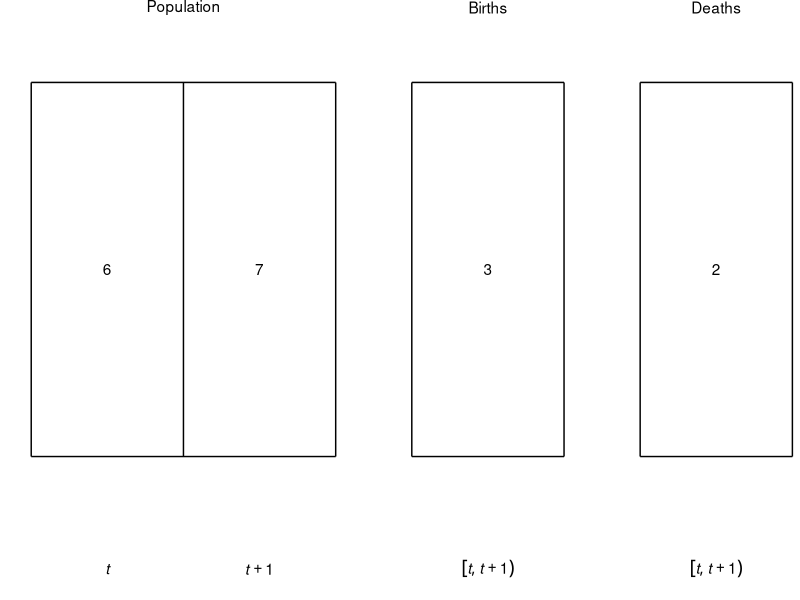

The R script that drew this image:


library(ggplot2)


data_popn_box <- data.frame(x = c(0, 2, 2, 0, 1),
                            xend = c(2, 2, 0, 0, 1),
                            y = c(0, 0, 1, 1, 0),
                            yend = c(0, 1, 1, 0, 1))
data_popn_label <- data.frame(x = c(1, 0.5, 1.5, 0.5, 1.5),
                              y = c(1.2, 0.5, 0.5, -0.3, -0.3),
                              label = c("Population", 6, 7, "italic(t)", "italic(t)+1"))
data_births_box <- data.frame(x = c(2.5, 3.5, 3.5, 2.5),
                              xend = c(3.5, 3.5, 2.5, 2.5),
                              y = c(0, 0, 1, 1),
                              yend = c(0, 1, 1, 0))
data_births_label <- data.frame(x = c(3, 3, 3),
                                y = c(1.2, 0.5, -0.3),
                                label = c("Births", 3, 'group("[",list(italic(t),italic(t+1)),")")'))
data_deaths_box <- data.frame(x = c(4, 5, 5, 4),
                              xend = c(5, 5, 4, 4),
                              y = c(0, 0, 1, 1),
                              yend = c(0, 1, 1, 0))
data_deaths_label <- data.frame(x = c(4.5, 4.5, 4.5),
                                y = c(1.2, 0.5, -0.3),
                                label = c("Deaths", 2, 'group("[",list(italic(t),italic(t+1)),")")'))
p <- ggplot(data_popn_box, aes(x = x, y = y)) +
    theme_bw() +
    theme(panel.border = element_blank(),
          panel.grid.major = element_blank(),
          panel.grid.minor = element_blank(),
          axis.text = element_blank(),
          axis.ticks = element_blank()) +
    coord_cartesian(expand = FALSE,
                    clip = "off") +
    ## population
    geom_segment(aes(x = x, y = y, xend = xend, yend = yend),
                 data = data_popn_box) +
    geom_text(aes(label = label),
              data = data_popn_label,
              parse = TRUE) +
    ## births
    geom_segment(aes(x = x, y = y, xend = xend, yend = yend),
                 data = data_births_box) +
    geom_text(aes(label = label),
              data = data_births_label,
              parse = TRUE) +
    ## deaths
    geom_segment(aes(x = x, y = y, xend = xend, yend = yend),
                 data = data_deaths_box) +
    geom_text(aes(label = label),
              data = data_deaths_label,
              parse = TRUE) +
    ## other
    xlab("") +
    ylab("")
p
